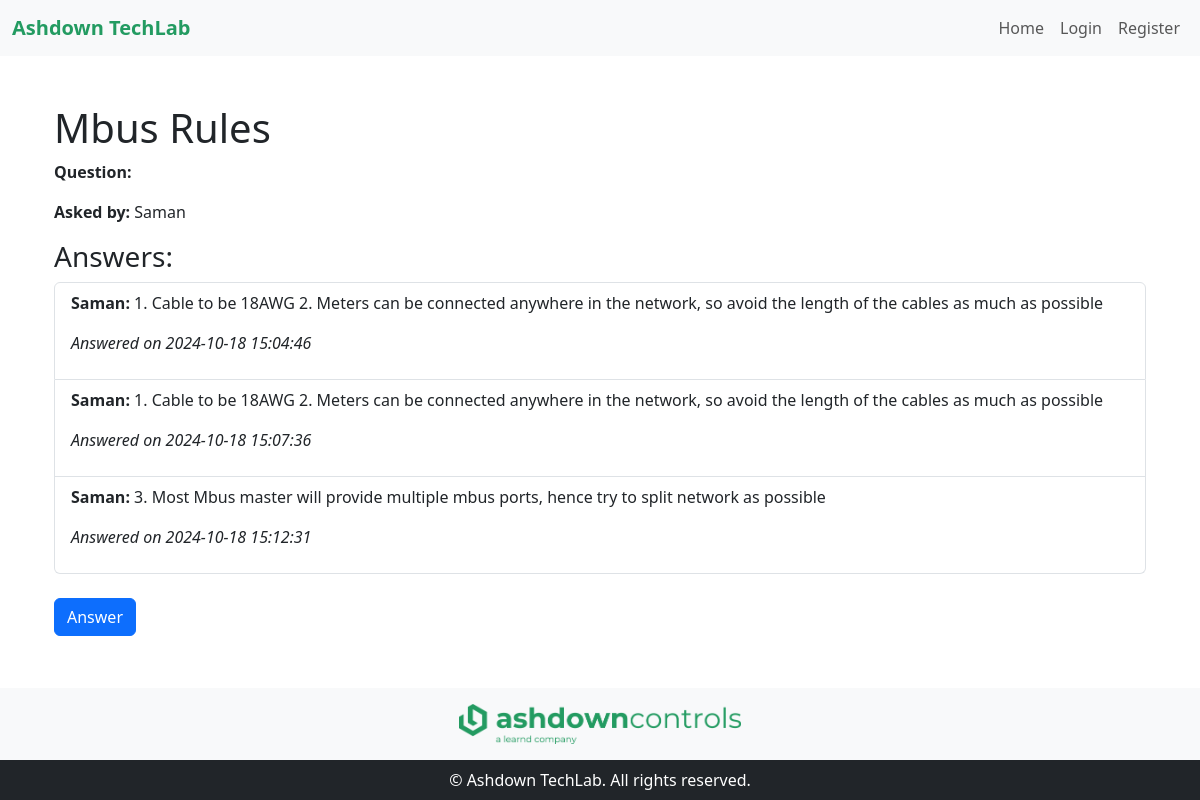
Page /question/2 on the committed database.
### tables this page shows
CREATE TABLE questions (
                id INTEGER PRIMARY KEY AUTOINCREMENT,
                topic TEXT NOT NULL,
                question TEXT NOT NULL,
                author TEXT NOT NULL,
                author_id TEXT NOT NULL,
                created_at TIMESTAMP DEFAULT CURRENT_TIMESTAMP
                
            );

CREATE TABLE answers (
                id INTEGER PRIMARY KEY AUTOINCREMENT,
                question_id INTEGER NOT NULL,
                answer TEXT NOT NULL,
                author TEXT NOT NULL,
                user_id INTEGER NOT NULL,
                created_at TIMESTAMP DEFAULT CURRENT_TIMESTAMP,
                attachment TEXT,
                FOREIGN KEY (question_id) REFERENCES questions(id) ON DELETE CASCADE
            );

CREATE TABLE users (
            id INTEGER PRIMARY KEY AUTOINCREMENT,
            firstname TEXT NOT NULL,
            lastname TEXT NOT NULL,
            email TEXT NOT NULL UNIQUE,
            password TEXT NOT NULL,
            is_admin INTEGER DEFAULT 0,
            is_approved INTEGER DEFAULT 0
        );

### app.py (the view)
@app.route('/question/<int:question_id>')
def question_detail(question_id):
    conn = get_db_connection()
    question = conn.execute('SELECT * FROM questions WHERE id = ?', (question_id,)).fetchone()
    answers = conn.execute(
        'SELECT a.answer, a.created_at, a.attachment, u.firstname AS author FROM answers a '
        'LEFT JOIN users u ON a.user_id = u.id WHERE a.question_id = ?',
        (question_id,)
    ).fetchall()
    conn.close()
    if not question:
        flash('Question not found!', 'danger')
        return redirect(url_for('home'))
    return render_template('question_detail.html', question=question, answers=answers)

### app.py (called while the page is built)
def get_db_connection():
    conn = sqlite3.connect('site.db')
    conn.row_factory = sqlite3.Row  # Allows us to access columns by name
    return conn

### templates/question_detail.html (shortened to what this page needs)
{% extends "base.html" %}
{% block content %}
    <div class="container">
        <h1>{{ question['topic'] }}</h1>
        <p><strong>Question:</strong></p>
        <p><strong>Asked by:</strong> {{ question['author'] }}</p>
        <h3>Answers:</h3>
        {% if answers %}
            <ul class="list-group mb-4">
                {% for answer in answers %}
                    <li class="list-group-item">
                        <p><strong>{{ answer['author'] }}:</strong> {{ answer['answer'] }}</p>
                        <p><em>Answered on {{ answer['created_at'] }}</em></p>
                    </li>
                {% endfor %}
            </ul>
        {% else %}
            <p>No answers yet. Be the first to answer!</p>
        {% endif %}
        <a href="{{ url_for('answer_question', question_id=question['id']) }}" class="btn btn-primary">Answer</a>
    </div>
{% endblock %}

### rows in the picture
questions: topic "Mbus Rules", author "Saman"
answers: author "Saman", answer "1. Cable to be 18AWG 2. Meters can be connected anywhere in the network, so avoid the length of the cables as much as possible", created_at "2024-10-18 15:04:46"
answers: author "Saman", answer "1. Cable to be 18AWG 2. Meters can be connected anywhere in the network, so avoid the length of the cables as much as possible", created_at "2024-10-18 15:07:36"
answers: author "Saman", answer "3. Most Mbus master will provide multiple mbus ports, hence try to split network as possible", created_at "2024-10-18 15:12:31"
